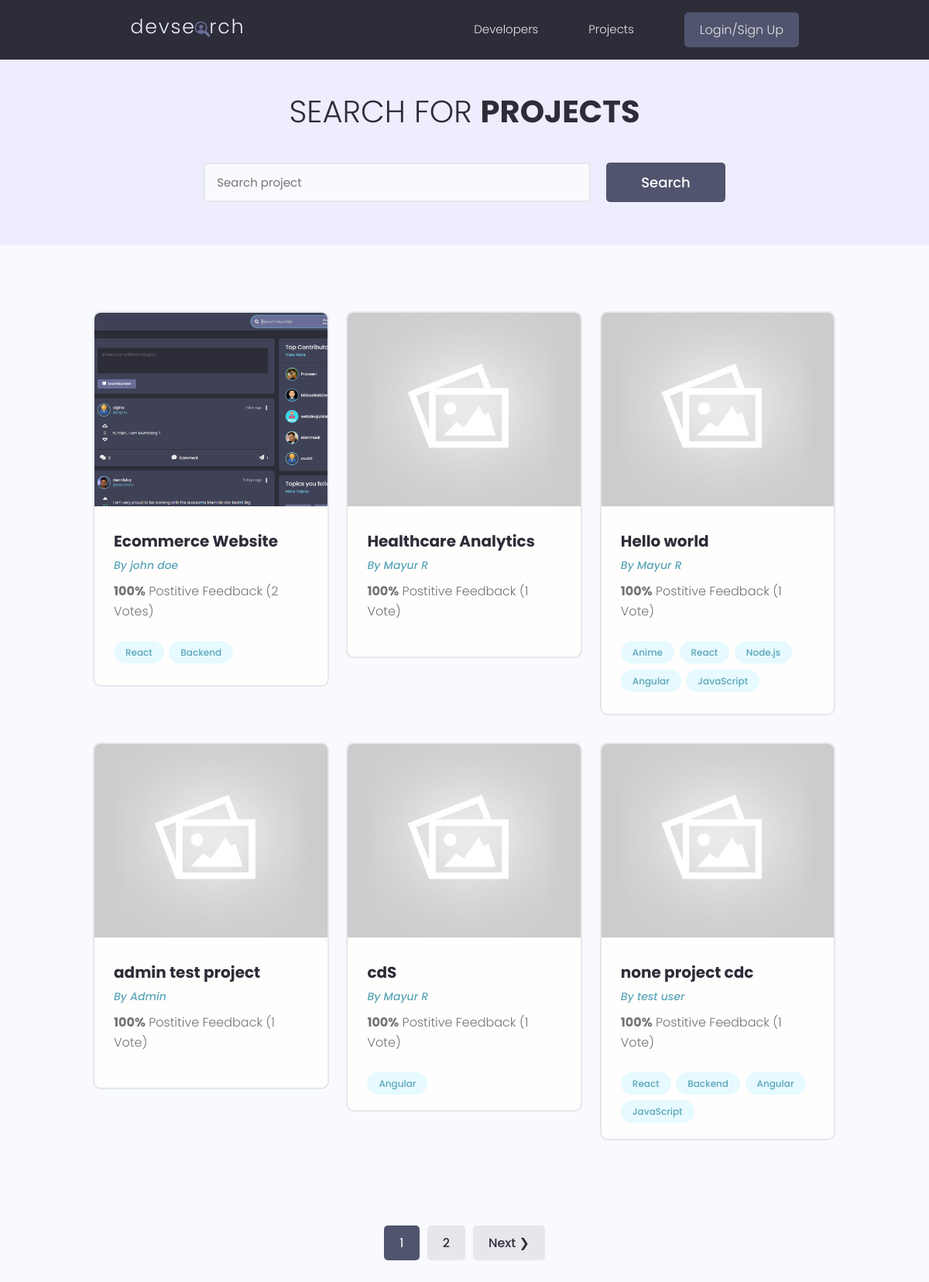
The app's page /projects/, older data.
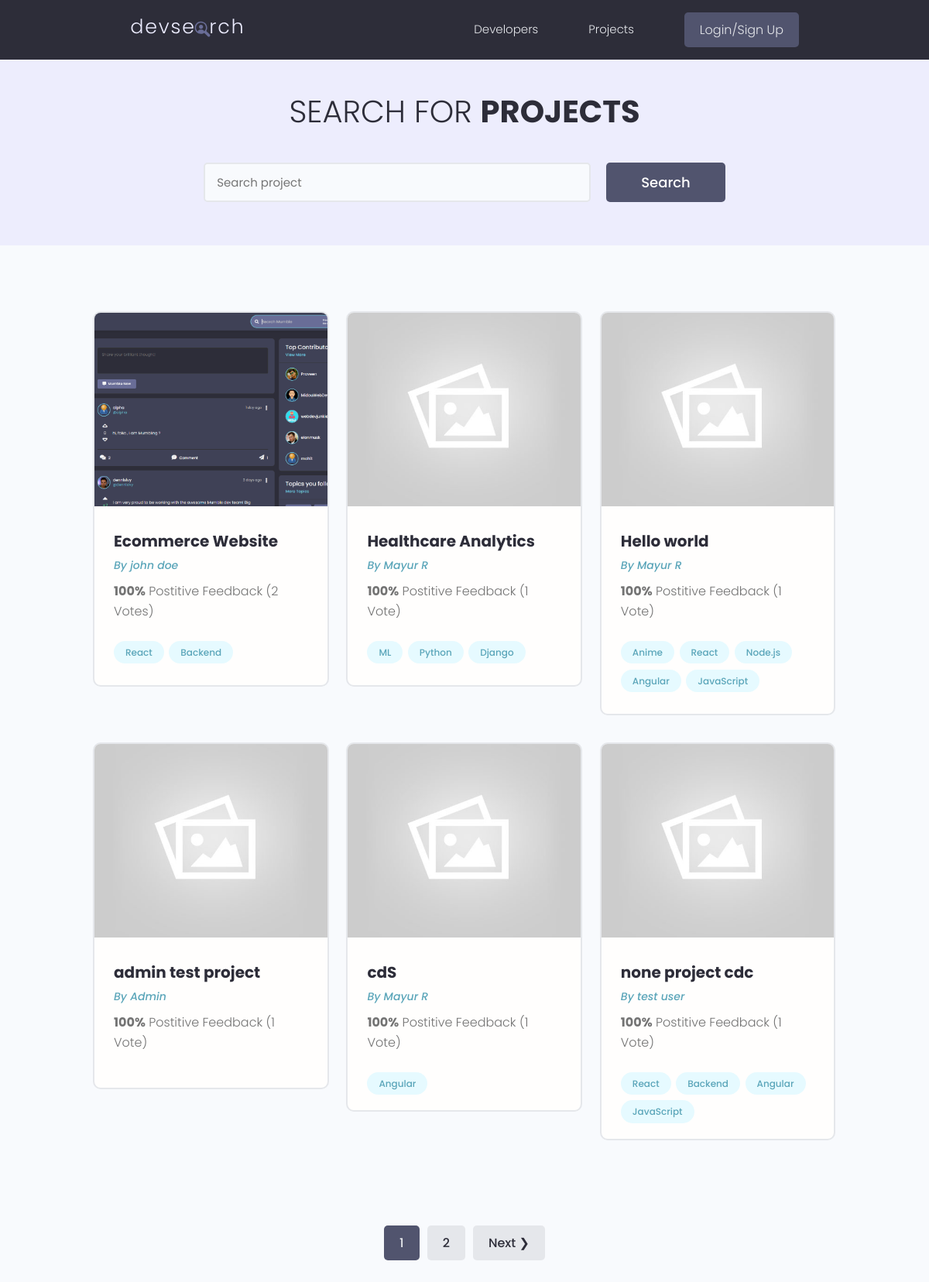
The same page, newer data.
### projects/models.py (models this page shows, shortened)
class Project(models.Model):
    owner=models.ForeignKey(Profile,null=True, blank=True,on_delete=models.CASCADE)
    title=models.CharField(max_length=200)
    description=models.TextField(null=True,blank=True)
    featured_image=models.ImageField(null=True,blank=True,default='default.jpeg')
    demo_link=models.CharField(max_length=2000,null=True,blank=True)
    source_link=models.CharField(max_length=2000,null=True,blank=True)
    tags=models.ManyToManyField('Tag',blank=True)
    vote_total=models.IntegerField(default=0, null=True,blank=True)
    vote_ratio=models.IntegerField(default=0, null=True,blank=True)
    created=models.DateTimeField(auto_now_add=True)
    id=models.UUIDField(default=uuid.uuid4,unique=True,primary_key=True,editable=False)
    class Meta:
        ordering=['-vote_ratio','-vote_total','title']
    @property
    def imageURL(self):
        try:
            url=self.featured_image.url
        except:
            url='/images/default.jpeg'
        return url

class Tag(models.Model):
    name=models.CharField(max_length=200)
    created=models.DateTimeField(auto_now_add=True)
    id=models.UUIDField(default=uuid.uuid4,unique=True,primary_key=True,editable=False)
    def __str__(self):
        return self.name

### users/models.py (models this page shows, shortened)
class Profile(models.Model):
    user=models.OneToOneField(User, on_delete=models.CASCADE, null=True,blank=True)
    name=models.CharField(max_length=200,null=True,blank=True)
    email=models.EmailField(max_length=500,null=True,blank=True)
    username=models.CharField(max_length=200,null=True,blank=True)
    location=models.CharField(max_length=200,null=True,blank=True)
    short_intro=models.CharField(max_length=200,null=True,blank=True)
    bio=models.TextField(null=True,blank=True)
    profile_image=models.ImageField(null=True,blank=True,default="profiles/user-default.png", upload_to='profiles/')
    social_github=models.CharField(max_length=200,null=True,blank=True)
    social_twitter=models.CharField(max_length=200,null=True,blank=True)
    social_linkedin=models.CharField(max_length=200,null=True,blank=True)
    social_youtube=models.CharField(max_length=200,null=True,blank=True)
    social_website=models.CharField(max_length=200,null=True,blank=True)
    created=models.DateTimeField(auto_now_add=True)
    id=models.UUIDField(default=uuid.uuid4,unique=True,primary_key=True,editable=False)
    class Meta:
        ordering=['created']

### projects/views.py (the view)
# urls.py: path('projects/',views.getProjects),
def projects(request):
    projects,search_query=searchProjects(request)
    custom_range,projects=paginateProjects(request,projects,results=6)
    context={'projects':projects,'search_query':search_query,'custom_range':custom_range}
    return render(request,'projects/projects.html',context)

### projects/utils.py (called while the page is built)
def paginateProjects(request,projects,results):
    page=request.GET.get('page')
    paginator=Paginator(projects,results)
    try:
        projects=paginator.page(page)
    except PageNotAnInteger:
        page=1
        projects=paginator.page(page)
    except EmptyPage:
        page=paginator.num_pages
        projects=paginator.page(page)
    left_index=(int(page)-4)
    if left_index < 1:
        left_index=1
    right_index=(int(page)+5)
    if right_index > paginator.num_pages:
        right_index=paginator.num_pages + 1
    custom_range=range(left_index,right_index)
    return custom_range,projects

def searchProjects(request):
    search_query=""
    if request.GET.get('search_query'):
        search_query=request.GET.get('search_query')
    tags=Tag.objects.filter(name__icontains=search_query)
    projects=Project.objects.distinct().filter(
        Q(title__icontains=search_query)|
        Q(description__icontains=search_query)|
        Q(owner__name__icontains=search_query)|
        Q(tags__in=tags)
    )
    return projects,search_query

### projects/templates/projects/projects.html (shortened to what this page needs)
{%extends 'main.html'%}
{% block content%}
<main class="projects">
    <section class="hero-section text-center">
      <div class="container container--narrow">
        <div class="hero-section__box">
          <h2>Search for <span>Projects</span></h2>
        </div>
        <div class="hero-section__search">
          <form id="searchForm" class="form" action="{% url 'projects' %}" method="get">
            <div class="form__field">
              <input class="input input--text" id="formInput#search" type="text" name="search_query"
                value="{{search_query}}" placeholder="Search project" />
            </div>
            <input class="btn btn--sub btn--lg" type="submit" value="Search" />
          </form>
        </div>
      </div>
    </section>
    <section class="projectsList">
      <div class="container">
        <div class="grid grid--three">
          {%for project in projects%}
          <div class="column">
            <div class="card project">
              <a href="{% url 'project' project.id %}" class="project">
                <img class="project__thumbnail" src="{{project.imageURL}}" alt="project thumbnail" />
                <div class="card__body">
                  <h3 class="project__title">{{project.title}}</h3>
                  <p><a class="project__author" href="{% url 'user-profile' project.owner.id %}">By {{project.owner.name}}</a></p>
                  <p class="project--rating">
                    <span style="font-weight: bold;">{{project.vote_ratio}}%</span> Postitive
                    Feedback ({{project.vote_total}} Vote{{project.vote_total|pluralize:"s"}})
                  </p>
                  <div class="project__tags">
                  {% for tag in project.tags.all %}
                    <span class="tag tag--pill tag--main">
                      <small>{{tag}}</small>
                    </span>
                    {% endfor %}
                  </div>
                </div>
              </a>
            </div>
          </div>
          {% endfor %}
        </div>
      </div>
    </section>
  </main>
{% include 'pagination.html' with queryset=projects custom_range=custom_range %}
{%endblock content%}

### templates/main.html (shortened to what this page needs)
<!DOCTYPE html>
{% load static%}
<html>
<head>
    <link rel="stylesheet" href="{% static 'uikit/styles/uikit.css' %}" />
    <link rel="stylesheet" href="{% static 'styles/app.css' %}" />
    <link rel='stylesheet' type='text/css' media='screen' href='{% static "styles/main.css"%}'>
</head>
<body>
    {%include 'navbar.html'%}
    {% block content%}{%endblock content%}
</body>
</html>

### templates/navbar.html (shortened to what this page needs)
{% load static %}
<header class="header">
    <div class="container container--narrow">
      <a href="{% url 'profiles' %}" class="header__logo">
        <img src="{% static 'images/logo.svg' %}" alt="DevSearch Logo" />
      </a>
      <nav class="header__nav">
        <ul class="header__menu">
          <li class="header__menuItem"><a href="{% url 'profiles' %}">Developers</a></li>
          <li class="header__menuItem"><a href="{% url 'projects' %}">Projects</a></li>
          {% if request.user.is_authenticated %}
          <li class="header__menuItem"><a href="{% url 'inbox' %}">Inbox</a></li>
          <li class="header__menuItem"><a href="{% url 'account' %}">Account</a></li>
          <li class="header__menuItem"><a href="{% url 'logout' %}" class="btn btn--sub">Logout</a></li>
          {% else %}
          <li class="header__menuItem"><a href="{% url 'login' %}" class="btn btn--sub">Login/Sign Up</a></li>
          {% endif %}
        </ul>
      </nav>
    </div>
  </header>

### templates/pagination.html (shortened to what this page needs)
{% if queryset.has_other_pages %}
<div class="pagination">
  <ul class="container">
    {% for page in custom_range %}
      {% if page == queryset.number %}
        <li><a href="?page={{page}}" class="btn btn--sub page-link" data-page="{{page}}">{{page}}</a></li>
      {% else %}
        <li><a href="?page={{page}}" class="btn page-link" data-page="{{page}}">{{page}}</a></li>
      {% endif %}
    {% endfor %}
    {% if queryset.has_next %}
      <li><a href="?page={{queryset.next_page_number}}" class="btn page-link" data-page="{{queryset.next_page_number}}">Next &#10095;</a></li>
    {% endif %}
  </ul>
</div>
{% endif %}

### static/styles/app.css (style rules this page uses)
:root { --color-sub: #2d2d39; }
.btn--sub { background-color: var(--color-sub-light); }
.card { border: 2px solid var(--color-light); }
img { width: 100%; }
.header { position: sticky; z-index: 111; background-color: var(--color-sub); padding: 1.5rem 0; }
.header > .container { display: flex; justify-content: space-between; align-items: center; }
.header__logo > img { height: 3.8rem; }
.header__nav > ul { display: inline-flex; align-items: center; list-style: none; gap: 6.5rem; }
.header__menuItem > a { color: var(--color-light); font-weight: 300; }
.hero-section { height: 40vh; display: flex; align-items: center; background-color: var(--color-sub); }
.hero-section__box { margin-bottom: 4rem; }
.hero-section__box > h2, .hero-section__box > h2 > span { font-size: 4rem; color: var(--color-light); line-height: 1.3; text-transform: uppercase; }
.hero-section__box > h2 { font-weight: 300; }
.hero-section__box > h2 > span { font-weight: 700; }
.hero-section__search > .form { display: flex; align-items: center; justify-content: center; gap: 2rem; }
.hero-section__search > .form input.input--text { width: 50rem; }
.pagination { margin-top: 8rem; margin-bottom: 10rem; }
.pagination > ul { flex-wrap: wrap; list-style: none; display: flex; align-items: center; justify-content: center; gap: 1rem; }
.pagination .btn { color: var(--color-sub); }
.pagination .btn.btn--sub { color: var(--color-light); }
.project__author { font-size: 1.4rem; font-style: italic; }
.project--rating { margin-bottom: 1.6em; margin-top: .5em; }
.projects > .hero-section { background: var(--color-sub-lighter); height: 30vh; }
.projects .hero-section__box { margin-bottom: 2.5rem; }
.projects .hero-section__box > h2 { color: var(--color-sub); }
.projects .hero-section__box > h2 > span { font-weight: 700; color: var(--color-sub); }
.projectsList { margin-top: 8rem; }
.project__thumbnail { height: 25rem; object-fit: cover; object-position: top center; }
.project__title { font-size: 2rem; font-weight: 700; color: var(--color-sub); }

### static/uikit/styles/modules/_variables.css (style rules this page uses)
:root { --color-main: #5aa5b9; --color-main-light: #e6faff; --color-sub: #3f4156; --color-sub-light: #51546e; --color-sub-lighter: #ededfd; --color-text: #737373; --color-gray: #8b8b8b; --color-light: #e5e7eb; --color-light-gray: #767676; --color-bg: #f8fafd; --color-white: #fffefd; --color-white-light: #f3f3f3; --color-success: #359e64; --color-success-bg: #def8e8; --color-error: #fc4b0b; --color-error-bg: #fff2ee; --font-base: 'Poppins', arial, helvetica, 'Segoe UI', roboto, ubuntu, sans-serif; --font-monospace: 'Fira Code', 'Courier New', courier, monospace; --font-regular: 300; --font-medium: 500; --font-bold: 700; --generic-shadow: 1px 1px 5px #00000010; --generic-transition: all 0.3s ease-in-out; }

### static/uikit/styles/modules/_base.css (style rules this page uses)
* { margin: 0; padding: 0; box-sizing: border-box; text-rendering: optimizeLegibility; color: inherit; font-size: inherit; }
html { font-size: 50%; }
@media only screen and (min-width: 480px) { html { font-size: 56.25%; } }
@media only screen and (min-width: 1200px) { html { font-size: 62.5%; } }
body { line-height: 1.6; font-weight: 400; font-size: 1.5rem; color: var(--color-text); background-color: var(--color-bg); min-height: 100vh; }

### static/uikit/styles/modules/_typography.css (style rules this page uses)
* { font-family: var(--font-base); }
h2 { font-size: 3.6rem; font-weight: var(--font-bold); }
h3 { font-size: 3.2rem; font-weight: var(--font-medium); }
p, span, strong { font-size: 1.6rem; color: var(--color-text); font-weight: var(--font-regular); }
a { padding-bottom: 2px; text-decoration: none; display: inline-block; color: var(--color-main); font-weight: var(--font-medium); }

### static/uikit/styles/modules/_utilities.css (style rules this page uses)
.container { width: 92%; max-width: 165rem; margin: 0 auto; box-sizing: border-box; }
.container--narrow { width: 92%; max-width: 120rem; }
@media screen and (min-width: 1000px) { .container { width: 90%; } }
@media screen and (min-width: 1000px) { .container--narrow { width: 85%; } }
@media screen and (min-width: 1200px) { .container { width: 80%; } }
@media screen and (min-width: 1200px) { .container--narrow { width: 72%; } }
.text-center { text-align: center; }

### static/uikit/styles/modules/_card.css (style rules this page uses)
.card { border-radius: 1rem; background-color: var(--color-white); border: 1.5px solid var(--color-light); width: auto; height: auto; margin-top: 0.5rem; margin-bottom: 0.5rem; overflow: hidden; }
.card__body, .card__header { padding: 2rem 2.5rem; }

Row changes from the older to the newer data that the page shows:
changed Project "Healthcare Analytics": gains Tag (name "Python"); gains Tag (name "Django")
added Tag: name "ML", shown under Project "Healthcare Analytics"
